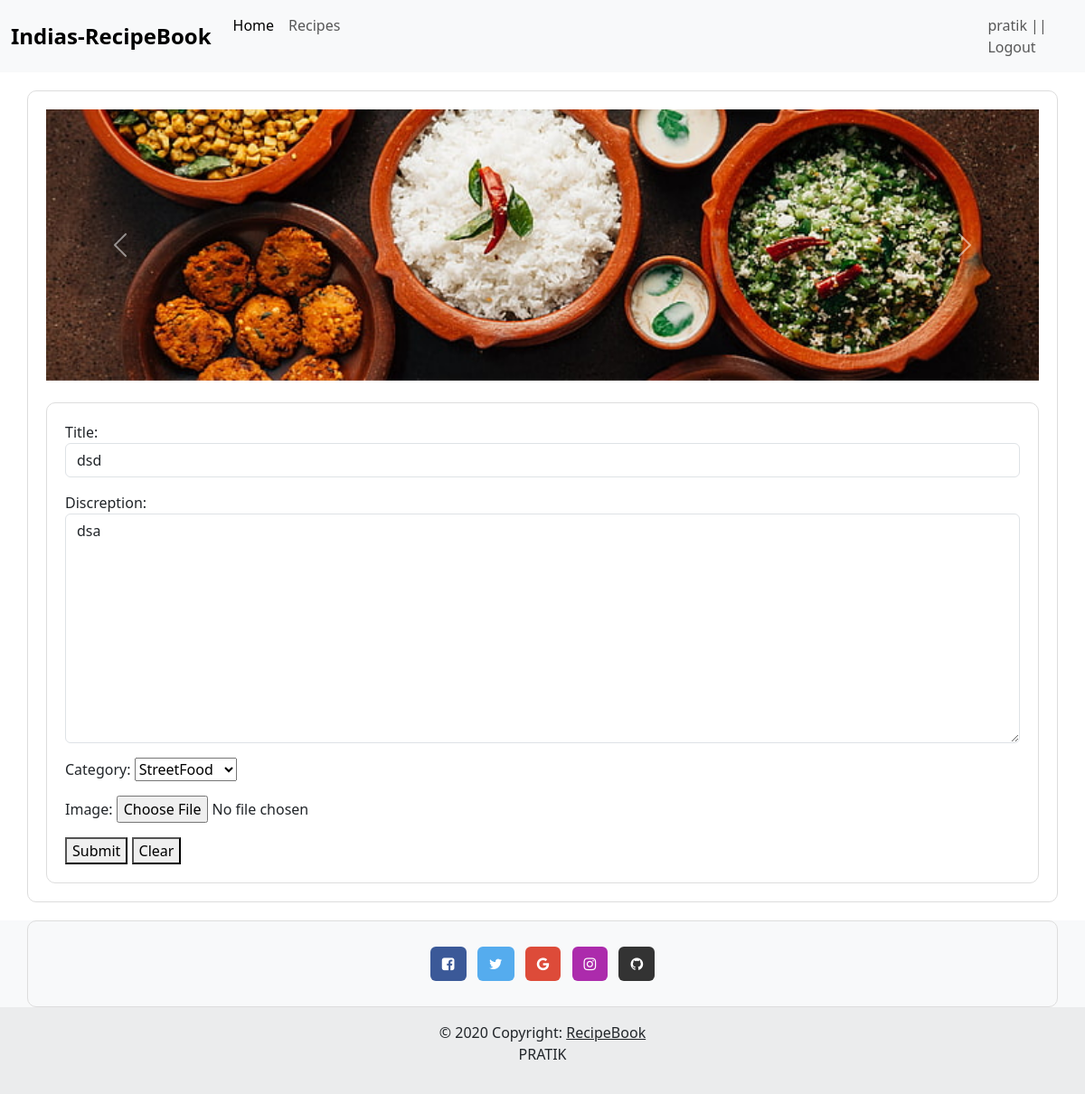
Screenshot of /app/update/2 (signed in) with the database file from the repository.
### app/models.py (models this page shows, shortened)
class Recipe(models.Model):
    CATEGORY_CHOICES = [
        ('starter', 'starter'),
        ('Paneer', 'Paneer'),
        ('Rice', 'Rice'),
        ('Chineese', 'Chineese'),
        ('StreetFood', 'StreetFood'),
        ('StateSpecial', 'StateSpecial'),
    ]
    Title  = models.CharField(max_length = 150)
    Discreption = models.TextField()
    Category = models.CharField(max_length =20,choices = CATEGORY_CHOICES)
    image = models.ImageField(upload_to='images/')
    author = models.CharField(max_length=250)
    created_at = models.DateTimeField(auto_now_add=True)
    updated_at = models.DateTimeField(auto_now=True)
    user = models.ForeignKey(User, on_delete=models.CASCADE)

### app/views.py (the view, shortened to what this page needs)
# urls.py: path('update/<int:id>',views.UpdateRecepe,name = "update_url"),
@login_required(login_url="login_url")
def UpdateRecepe(request,id):
    obj = Recipe.objects.get(id = id)
    form = RecipeForm(instance=obj)
    template_name = "app/create.html"
    context = {"form": form}
    return render(request, template_name, context)

### app/forms.py
class RecipeForm(forms.ModelForm):
    class Meta:
        model = Recipe
        fields = ['Title', 'Discreption','Category', 'image',]
        widgets = {
            'Title': forms.TextInput(attrs={'class': 'form-control'}),
            'Discreption': forms.Textarea(attrs={'class': 'form-control'}),
            'image': forms.FileInput(attrs={'class': 'form-control-file'}),
        }

### templates/app/create.html (shortened to what this page needs)
{% extends "base.html" %}
{% block content%}
    <form method = "post" enctype="multipart/form-data">
            {{form.as_p}}
        <button type="submit" value="Submit">Submit</button>
        <button type="reset">Clear</button>
    </form>
{% endblock %}

### templates/base.html (shortened to what this page needs)
<!DOCTYPE html>
{% load static %}
<html lang="en">
<head>
    <link href="https://cdn.jsdelivr.net/npm/bootstrap@5.3.2/dist/css/bootstrap.min.css" rel="stylesheet">
    <link rel="stylesheet" href="https://cdnjs.cloudflare.com/ajax/libs/font-awesome/4.7.0/css/font-awesome.min.css">
    <link rel="stylesheet" href="{% static 'css/style.css' %}">
</head>
<body>
    <marquee behavior="" direction="" style="color: green;">** Login/SignUp to ADD YOUR RECIPE **</marquee>
    <nav class="navbar navbar-expand-lg bg-body-tertiary fixed-top">
        <div class="container-fluid">
            <div class="collapse navbar-collapse" id="navbarTogglerDemo01">
                <a class="navbar-brand" href="#">Indias-RecipeBook</a>
                <ul class="navbar-nav me-auto mb-2 mb-lg-0">
                    <li class="nav-item">
                        <a class="nav-link active" aria-current="page" href="{% url 'home_url' %}">Home</a>
                    </li>
                    <li class="nav-item">
                        <a class="nav-link" href="{% url 'show_url'  %}">Recipes</a>
                    </li>
                    {% if user.is_authenticated %}
                        <li class="nav-item"  style="padding-left : 700px">
                             <a class="nav-link "href="{% url 'logout_url'  %}">{{user}} || Logout</a>
                        </li>
                    {% endif %}
                </ul>
            </div>
        </div>
    </nav>
    <div class="container">
        <div id="carouselExampleInterval" class="carousel slide" data-bs-ride="carousel">
            <div class="carousel-inner">
                <div class="carousel-item active" data-bs-interval="30000">
                    <img src="{% static 'images/crouse1.jpg' %}"  class="d-block w-100"alt="...">
                </div>
            </div>
            <button class="carousel-control-prev" type="button" data-bs-target="#carouselExampleInterval" data-bs-slide="prev">
                <span class="carousel-control-prev-icon" aria-hidden="true"></span>
            </button>
            <button class="carousel-control-next" type="button" data-bs-target="#carouselExampleInterval" data-bs-slide="next">
                <span class="carousel-control-next-icon" aria-hidden="true"></span>
            </button>
        </div>
        <div class="container mt-4">
            {% block content%}{% endblock %}
        </div>
    </div>
    <footer class="bg-body-tertiary text-center">
        <div class="container p-4 pb-0">
          <section class="mb-4">
            <a
            data-mdb-ripple-init
              class="btn text-white btn-floating m-1"
              style="background-color: #3b5998;"
              href="#!"
              role="button"
              ><i class="fa fa-facebook-square"></i
            ></a>
            <a
              data-mdb-ripple-init
              class="btn text-white btn-floating m-1"
              style="background-color: #55acee;"
              href="#!"
              role="button"
              ><i class="fa fa-twitter"></i
            ></a>
            <a
              data-mdb-ripple-init
              class="btn text-white btn-floating m-1"
              style="background-color: #dd4b39;"
              href="#!"
              role="button"
              ><i class="fa fa-google"></i
            ></a>
            <a
              data-mdb-ripple-init
              class="btn text-white btn-floating m-1"
              style="background-color: #ac2bac;"
              href="#!"
              role="button"
              ><i class="fa fa-instagram"></i
            ></a>
            <a
              data-mdb-ripple-init
              class="btn text-white btn-floating m-1"
              style="background-color: #333333;"
              href="#!"
              role="button"
              ><i class="fa fa-github"></i
            ></a>
          </section>
        </div>
        <div class="text-center p-3" style="background-color: rgba(0, 0, 0, 0.05);">
          © 2020 Copyright:
          <a class="text-body" href="http://127.0.0.1:8000/">RecipeBook</a>
          <p>PRATIK</p>
        </div>
      </footer>
</body>
</html>

### staticfiles/css/style.css (style rules this page uses)
body { padding-top: 56px; }
.navbar-brand { font-weight: bold; font-size: 1.5rem; }
.container { padding: 20px; border: 1px solid #ddd; border-radius: 10px; margin-top: 20px; }
.carousel img { width: 100%; height: 300px; object-fit: cover; }

### rows the page displays
Recipe: Title "dsd", Discreption "dsa", Category "StreetFood"

### other values shown
{{ user }} "pratik"
